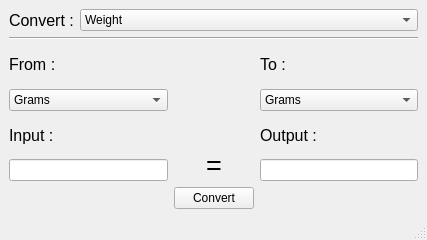
<?xml version="1.0" encoding="UTF-8"?>
<ui version="4.0">
 <class>MainWindow</class>
 <widget class="QMainWindow" name="MainWindow">
  <property name="geometry">
   <rect>
    <x>0</x>
    <y>0</y>
    <width>427</width>
    <height>240</height>
   </rect>
  </property>
  <property name="windowTitle">
   <string>Converter</string>
  </property>
  <widget class="QWidget" name="centralwidget">
   <layout class="QHBoxLayout" name="horizontalLayout_2">
    <item>
     <layout class="QVBoxLayout" name="verticalLayout_3">
      <item>
       <layout class="QHBoxLayout" name="horizontalLayout">
        <item>
         <widget class="QLabel" name="label">
          <property name="font">
           <font>
            <pointsize>12</pointsize>
           </font>
          </property>
          <property name="text">
           <string>Convert :</string>
          </property>
         </widget>
        </item>
        <item>
         <widget class="QComboBox" name="main_combobox">
          <property name="sizePolicy">
           <sizepolicy hsizetype="Expanding" vsizetype="Fixed">
            <horstretch>0</horstretch>
            <verstretch>0</verstretch>
           </sizepolicy>
          </property>
          <item>
           <property name="text">
            <string>Weight</string>
           </property>
          </item>
          <item>
           <property name="text">
            <string>length</string>
           </property>
          </item>
          <item>
           <property name="text">
            <string>Temperature</string>
           </property>
          </item>
          <item>
           <property name="text">
            <string>Digital storage</string>
           </property>
          </item>
         </widget>
        </item>
       </layout>
      </item>
      <item>
       <widget class="Line" name="line">
        <property name="orientation">
         <enum>Qt::Horizontal</enum>
        </property>
       </widget>
      </item>
      <item>
       <layout class="QGridLayout" name="gridLayout">
        <item row="0" column="2">
         <layout class="QVBoxLayout" name="verticalLayout_2">
          <item>
           <widget class="QLabel" name="label_3">
            <property name="font">
             <font>
              <pointsize>12</pointsize>
             </font>
            </property>
            <property name="text">
             <string>To :</string>
            </property>
           </widget>
          </item>
          <item>
           <widget class="QComboBox" name="to_combobox">
            <item>
             <property name="text">
              <string>Grams</string>
             </property>
            </item>
            <item>
             <property name="text">
              <string>kilograms</string>
             </property>
            </item>
            <item>
             <property name="text">
              <string>tons</string>
             </property>
            </item>
            <item>
             <property name="text">
              <string>pounds</string>
             </property>
            </item>
           </widget>
          </item>
          <item>
           <widget class="QLabel" name="label_5">
            <property name="font">
             <font>
              <pointsize>12</pointsize>
             </font>
            </property>
            <property name="text">
             <string>Output :</string>
            </property>
           </widget>
          </item>
          <item>
           <widget class="QLineEdit" name="output_text"/>
          </item>
         </layout>
        </item>
        <item row="0" column="0">
         <layout class="QVBoxLayout" name="verticalLayout">
          <item>
           <widget class="QLabel" name="label_2">
            <property name="font">
             <font>
              <pointsize>12</pointsize>
             </font>
            </property>
            <property name="text">
             <string>From :</string>
            </property>
           </widget>
          </item>
          <item>
           <widget class="QComboBox" name="from_combobox">
            <item>
             <property name="text">
              <string>Grams</string>
             </property>
            </item>
            <item>
             <property name="text">
              <string>kilograms</string>
             </property>
            </item>
            <item>
             <property name="text">
              <string>tons</string>
             </property>
            </item>
            <item>
             <property name="text">
              <string>pounds</string>
             </property>
            </item>
           </widget>
          </item>
          <item>
           <widget class="QLabel" name="label_4">
            <property name="font">
             <font>
              <pointsize>12</pointsize>
             </font>
            </property>
            <property name="text">
             <string>Input :</string>
            </property>
           </widget>
          </item>
          <item>
           <widget class="QLineEdit" name="input_text"/>
          </item>
         </layout>
        </item>
        <item row="0" column="1">
         <widget class="QLabel" name="label_6">
          <property name="font">
           <font>
            <pointsize>20</pointsize>
           </font>
          </property>
          <property name="text">
           <string>=</string>
          </property>
          <property name="alignment">
           <set>Qt::AlignBottom|Qt::AlignHCenter</set>
          </property>
         </widget>
        </item>
        <item row="1" column="1">
         <widget class="QPushButton" name="btn_convert">
          <property name="text">
           <string>Convert</string>
          </property>
         </widget>
        </item>
       </layout>
      </item>
     </layout>
    </item>
   </layout>
  </widget>
  <widget class="QMenuBar" name="menubar">
   <property name="geometry">
    <rect>
     <x>0</x>
     <y>0</y>
     <width>427</width>
     <height>22</height>
    </rect>
   </property>
  </widget>
  <widget class="QStatusBar" name="statusbar"/>
 </widget>
 <resources/>
 <connections/>
</ui>
